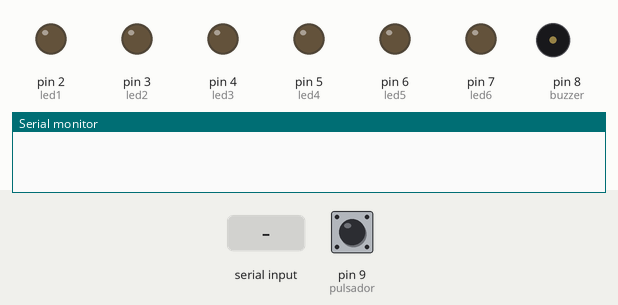
Bench run of a sketch on a simulated Arduino Uno, built with avr-gcc and run on an emulated ATmega328P. Parts: output pins drawn as LEDs (lit = HIGH), buzzer (waves = sounding, pin HIGH), the last lines printed to the serial monitor. The inputs (shaded band) are chosen by the test bench; at power-on: pin 9 (pulsador) HIGH.

Above: at 1.2 s.
1.3 s: pin 9 (pulsador) pulled LOW for 0.15 s
At 1.8 s:
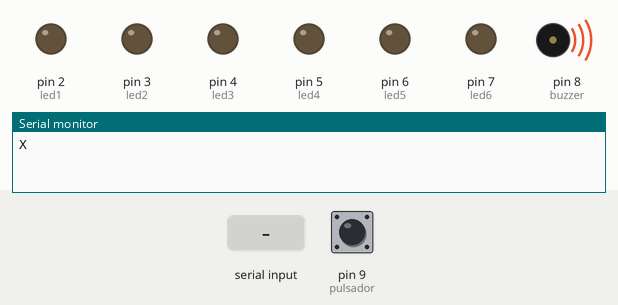
2.9 s: "A" received over Serial
At 4.5 s:
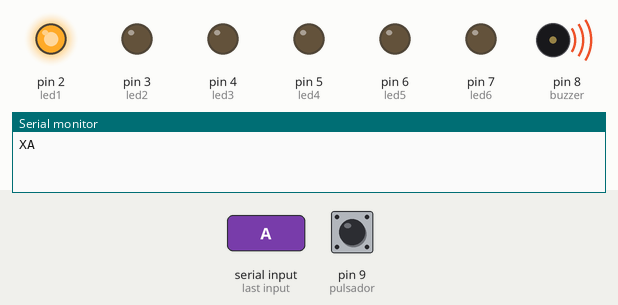
4.8 s: byte 79 ('O') received over Serial
At 5.7 s:
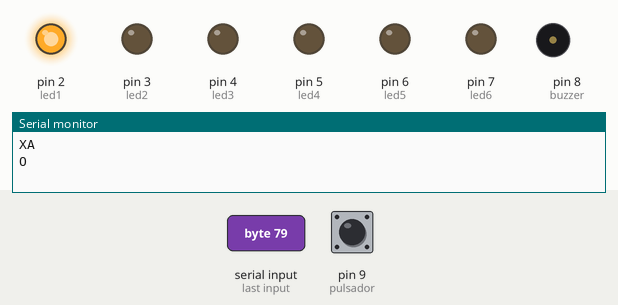
6.3 s: "C" received over Serial
At 6.8 s:
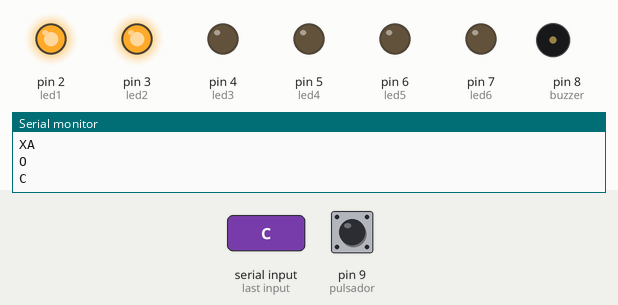
7.8 s: byte 78 ('N') received over Serial
At 9.0 s:
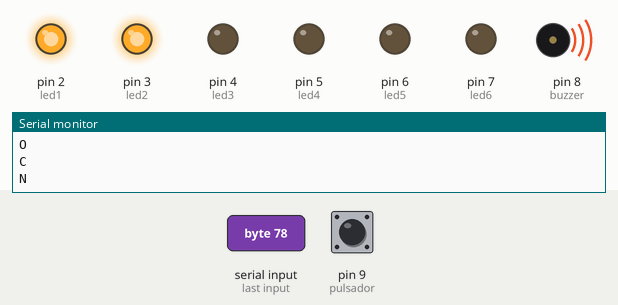
9.3 s: "B" received over Serial
At 10.3 s:
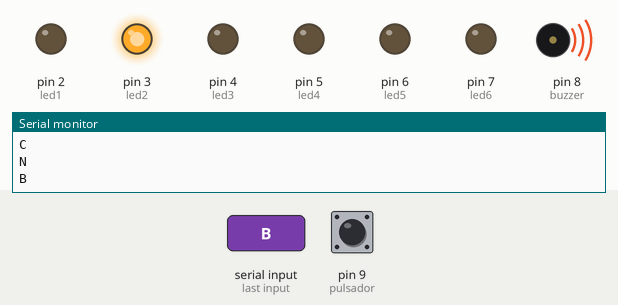
Timing chart, 0 to 11.8 s (numbered marks = the images above; inputs shaded):
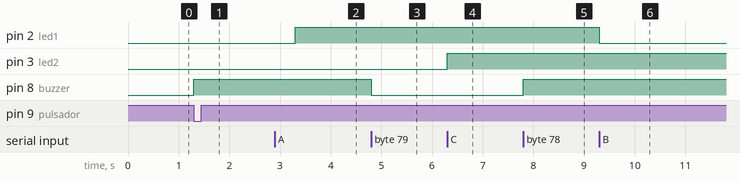

The sketch:

ProyectoIA.ino
```cpp
#include <SoftwareSerial.h>
char estado = 'Z';
int led1=2;
int led2=3;
int led3=4;
int led4=5;
int led5=6;
int led6=7;
int pulsador = 9;
int buzzer  = 8;
void setup()
{
  pinMode(led1, OUTPUT);
  pinMode(led2, OUTPUT);
  pinMode(led3, OUTPUT);
  pinMode(led4, OUTPUT);
  pinMode(led5, OUTPUT);
  pinMode(led6, OUTPUT);


  pinMode(pulsador, INPUT_PULLUP);
  pinMode(buzzer, OUTPUT);

  Serial.begin(9600);
}

char led; // Led es nuestro led conectado a Arduino
void loop()
{
  if(Serial.available()>0){        // lee el bluetooth y almacena en estado

    estado = Serial.read();

    Serial.println(estado);

  }
    if (estado=='A')
    {
      digitalWrite(led1, HIGH);
    }
    if (estado=='B')
    {
      digitalWrite(led1, LOW);
    }
    if (estado=='C')
    {
      digitalWrite(led2, HIGH);
    }
    if (estado=='D')
    {
      digitalWrite(led2, LOW);
    }
    if (estado=='E')
    {
      digitalWrite(led3, HIGH);
    }
    if (estado=='F')
    {
      digitalWrite(led3, LOW);
    }
    if (estado=='P')
    {
      digitalWrite(led4, HIGH);
    }
    if (estado=='Q')
    {
      digitalWrite(led4, LOW);
    }
    //...ventilador
     if (estado=='G')
    {
      analogWrite(led5, 255);
      analogWrite(led6,0);
    }
    if (estado=='H')
    {
      analogWrite(led5, 0);
      analogWrite(led6, 0);

    }
   //..
   if (estado=='N')
    {
      //for(int i = 0; i<5;i++){
        digitalWrite(buzzer,HIGH);
        delay(500);
        //digitalWrite(buzzer,LOW);
        //delay(500);
        //}
    }
    if (estado=='O')
    {
      digitalWrite(buzzer,LOW);

    }
    if(digitalRead(pulsador) == LOW){
      //Serial.println("PULSADO");
      Serial.write('X');
      estado='N';
      //for(int i = 0; i<7;i++){
        digitalWrite(buzzer,HIGH);
        delay(500);
        //digitalWrite(buzzer,LOW);
        //delay(500);
       // }

      delay(500);
    }

}
```

Measured:
- after the input at 1.3 s, pin 8 (buzzer): LOW → HIGH at once
- after the input at 2.9 s, pin 2 (led1): LOW → HIGH after 0.40 s
- after the input at 4.8 s, pin 8 (buzzer): HIGH → LOW at once
- after the input at 6.3 s, pin 3 (led2): LOW → HIGH at once
- after the input at 7.8 s, pin 8 (buzzer): LOW → HIGH at once
- after the input at 9.3 s, pin 2 (led1): HIGH → LOW at once
